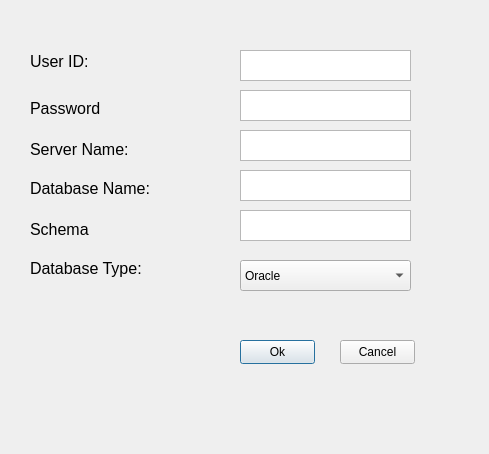
<?xml version="1.0" encoding="UTF-8"?>
<ui version="4.0">
 <class>Dialog</class>
 <widget class="QDialog" name="Dialog">
  <property name="geometry">
   <rect>
    <x>0</x>
    <y>0</y>
    <width>489</width>
    <height>454</height>
   </rect>
  </property>
  <property name="windowTitle">
   <string>Dialog</string>
  </property>
  <widget class="QLabel" name="label_3">
   <property name="geometry">
    <rect>
     <x>30</x>
     <y>170</y>
     <width>169</width>
     <height>37</height>
    </rect>
   </property>
   <property name="font">
    <font>
     <pointsize>12</pointsize>
    </font>
   </property>
   <property name="text">
    <string>Database Name:</string>
   </property>
  </widget>
  <widget class="QLabel" name="label_4">
   <property name="geometry">
    <rect>
     <x>30</x>
     <y>210</y>
     <width>169</width>
     <height>38</height>
    </rect>
   </property>
   <property name="font">
    <font>
     <pointsize>12</pointsize>
    </font>
   </property>
   <property name="text">
    <string>Schema</string>
   </property>
  </widget>
  <widget class="QLabel" name="label_2">
   <property name="geometry">
    <rect>
     <x>30</x>
     <y>130</y>
     <width>169</width>
     <height>38</height>
    </rect>
   </property>
   <property name="font">
    <font>
     <pointsize>12</pointsize>
    </font>
   </property>
   <property name="text">
    <string>Server Name:</string>
   </property>
  </widget>
  <widget class="QLabel" name="label_7">
   <property name="geometry">
    <rect>
     <x>30</x>
     <y>42</y>
     <width>169</width>
     <height>38</height>
    </rect>
   </property>
   <property name="font">
    <font>
     <pointsize>12</pointsize>
    </font>
   </property>
   <property name="text">
    <string>User ID:</string>
   </property>
  </widget>
  <widget class="QLabel" name="label">
   <property name="geometry">
    <rect>
     <x>30</x>
     <y>90</y>
     <width>169</width>
     <height>37</height>
    </rect>
   </property>
   <property name="font">
    <font>
     <pointsize>12</pointsize>
    </font>
   </property>
   <property name="text">
    <string>Password</string>
   </property>
  </widget>
  <widget class="QLabel" name="label_5">
   <property name="geometry">
    <rect>
     <x>30</x>
     <y>250</y>
     <width>169</width>
     <height>37</height>
    </rect>
   </property>
   <property name="font">
    <font>
     <pointsize>12</pointsize>
    </font>
   </property>
   <property name="text">
    <string>Database Type:</string>
   </property>
  </widget>
  <widget class="QComboBox" name="cb_database_type">
   <property name="geometry">
    <rect>
     <x>240</x>
     <y>260</y>
     <width>171</width>
     <height>31</height>
    </rect>
   </property>
   <item>
    <property name="text">
     <string>Oracle</string>
    </property>
   </item>
   <item>
    <property name="text">
     <string>MS SQL</string>
    </property>
   </item>
  </widget>
  <widget class="QPlainTextEdit" name="tb_user_name">
   <property name="geometry">
    <rect>
     <x>240</x>
     <y>50</y>
     <width>171</width>
     <height>31</height>
    </rect>
   </property>
  </widget>
  <widget class="QPlainTextEdit" name="tb_user_password">
   <property name="geometry">
    <rect>
     <x>240</x>
     <y>90</y>
     <width>171</width>
     <height>31</height>
    </rect>
   </property>
  </widget>
  <widget class="QPlainTextEdit" name="tb_server_name">
   <property name="geometry">
    <rect>
     <x>240</x>
     <y>130</y>
     <width>171</width>
     <height>31</height>
    </rect>
   </property>
  </widget>
  <widget class="QPlainTextEdit" name="tb_database_name">
   <property name="geometry">
    <rect>
     <x>240</x>
     <y>170</y>
     <width>171</width>
     <height>31</height>
    </rect>
   </property>
  </widget>
  <widget class="QPlainTextEdit" name="tb_schema">
   <property name="geometry">
    <rect>
     <x>240</x>
     <y>210</y>
     <width>171</width>
     <height>31</height>
    </rect>
   </property>
  </widget>
  <widget class="QPushButton" name="pb_Ok">
   <property name="geometry">
    <rect>
     <x>240</x>
     <y>340</y>
     <width>75</width>
     <height>24</height>
    </rect>
   </property>
   <property name="text">
    <string>Ok</string>
   </property>
  </widget>
  <widget class="QPushButton" name="pb_Cancel">
   <property name="geometry">
    <rect>
     <x>340</x>
     <y>340</y>
     <width>75</width>
     <height>24</height>
    </rect>
   </property>
   <property name="text">
    <string>Cancel</string>
   </property>
  </widget>
 </widget>
 <resources/>
 <connections>
  <connection>
   <sender>pb_Ok</sender>
   <signal>clicked()</signal>
   <receiver>Dialog</receiver>
   <slot>accept()</slot>
   <hints>
    <hint type="sourcelabel">
     <x>234</x>
     <y>424</y>
    </hint>
    <hint type="destinationlabel">
     <x>184</x>
     <y>373</y>
    </hint>
   </hints>
  </connection>
  <connection>
   <sender>pb_Cancel</sender>
   <signal>clicked()</signal>
   <receiver>Dialog</receiver>
   <slot>reject()</slot>
   <hints>
    <hint type="sourcelabel">
     <x>344</x>
     <y>427</y>
    </hint>
    <hint type="destinationlabel">
     <x>344</x>
     <y>359</y>
    </hint>
   </hints>
  </connection>
 </connections>
</ui>
